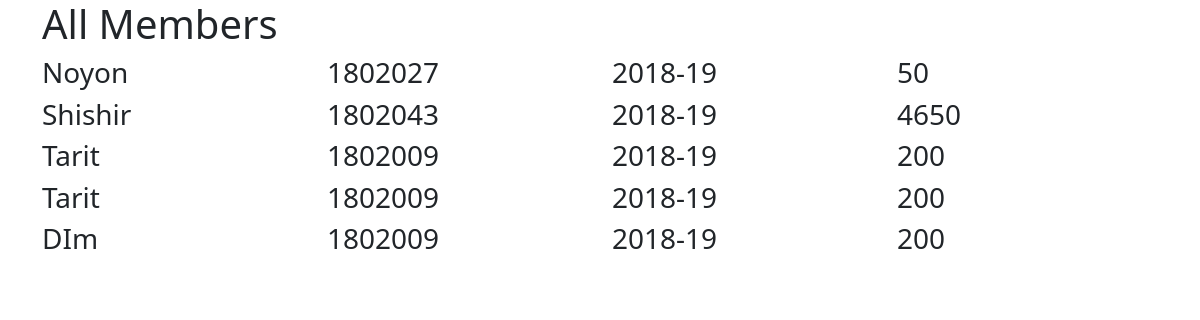
Before: / with the older database file.
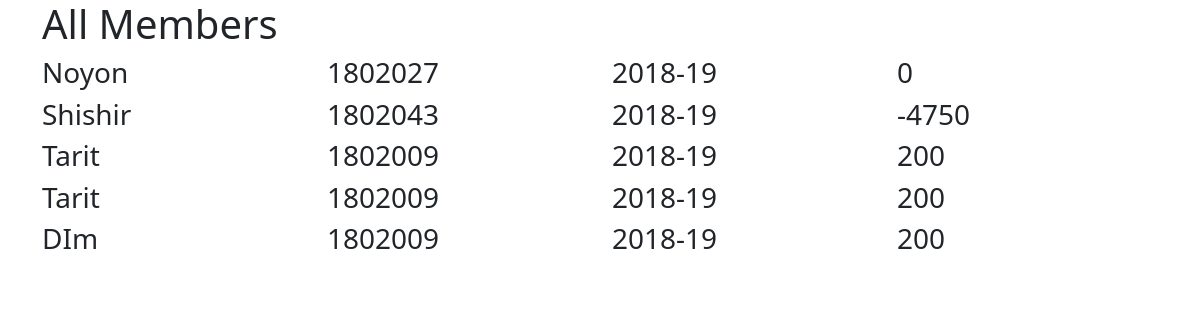
After: the same page with the newer database file.
### customers/models.py (models this page shows)
class Customer(models.Model):
    name = models.CharField(max_length=50)
    PSTU_ID = models.CharField(max_length=50)
    session = models.CharField(max_length=50)
    fingerprint = models.CharField(max_length=10)
    balance = models.IntegerField()

### customers/views.py (the view)
# urls.py: path('', views.index, name='index'),
def index(request):
    customer = Customer.objects.all()
    return render(request, 'index.html', {'customer': customer})

### templates/index.html (shortened to what this page needs)
<!doctype html>
<html lang="en">
<head>
    <link href="https://cdn.jsdelivr.net/npm/bootstrap@5.0.2/dist/css/bootstrap.min.css" rel="stylesheet"
>
</head>
<body>
<div class="container">
    <div class="row">
        <div class="col-md-12">
            <h1>All Members</h1>
        </div>
        {% for obj in customer %}
            <div class="col-md-3">
                <h3>{{ obj.name }}</h3>
            </div>
            <div class="col-md-3">
                <h3>{{ obj.PSTU_ID }}</h3>
            </div>
            <div class="col-md-3">
                <h3>{{ obj.session }}</h3>
            </div>
            <div class="col-md-3">
                <h3>{{ obj.balance }}</h3>
            </div>
        {% endfor %}
    </div>
</div>
</body>
</html>

Changed rows visible on the page:
changed Customer "Noyon": balance "50" → "0"
changed Customer "Shishir": balance "4650" → "-4750"
